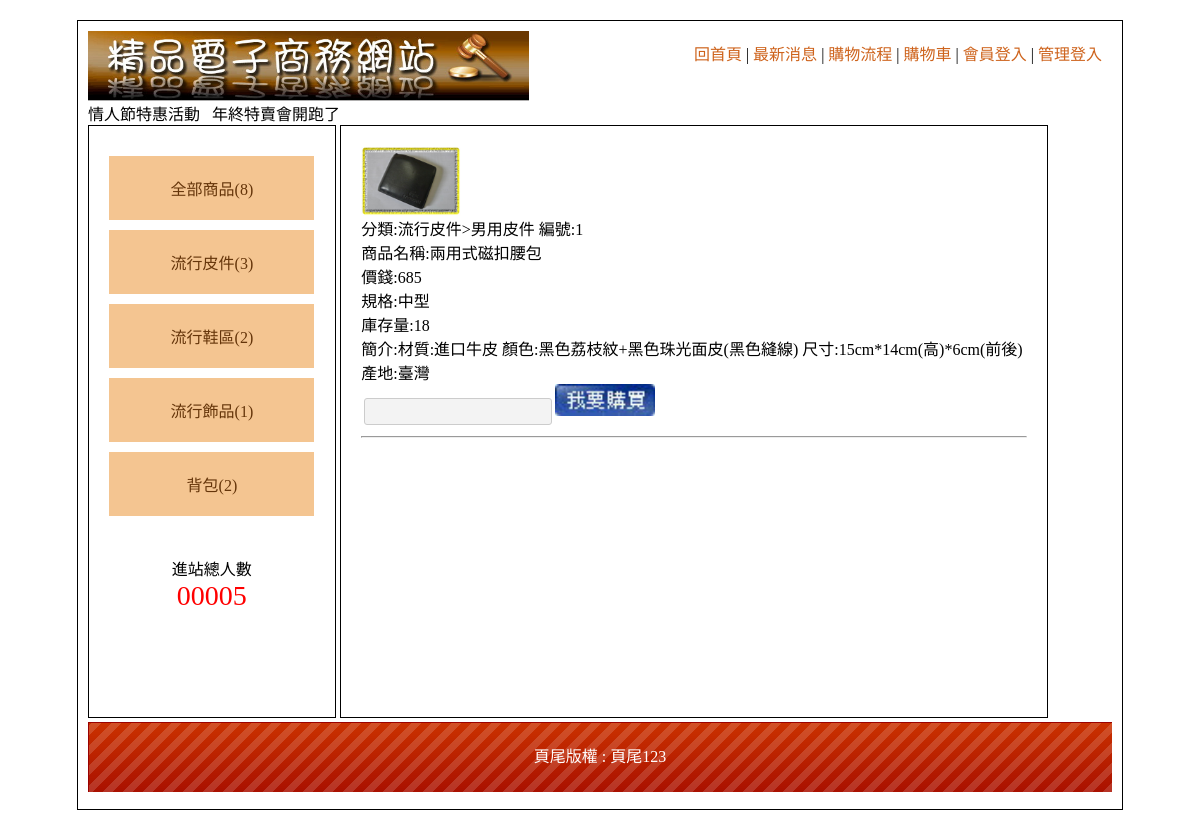
Page /?i=1 on the committed database.
### tables this page shows
CREATE TABLE `cat` (
  `id` int(11) NOT NULL,
  `name` text NOT NULL,
  `parent` int(11) NOT NULL
);

CREATE TABLE `item` (
  `id` int(11) NOT NULL,
  `name` text NOT NULL,
  `price` int(11) NOT NULL,
  `file` text NOT NULL,
  `c1` int(11) NOT NULL,
  `c2` int(11) NOT NULL,
  `qt` int(11) NOT NULL,
  `type` text NOT NULL,
  `text` text NOT NULL,
  `sell` int(11) NOT NULL
);

CREATE TABLE `foot` (
  `foot` text NOT NULL
);

### sql.php (called while the page is built, shortened)
<?php
	$link = mysqli_connect("localhost", "root", "", "dbxx4");
	mysqli_query($link, "set names utf8");
	$footer = mysqli_fetch_array(mysqli_query($link, "select * from foot"))[0];
?>

### index.php (the view, shortened to what this page needs)
<!DOCTYPE html PUBLIC "-//W3C//DTD XHTML 1.0 Transitional//EN" "http://www.w3.org/TR/xhtml1/DTD/xhtml1-transitional.dtd">
<html xmlns="http://www.w3.org/1999/xhtml"><head><meta http-equiv="Content-Type" content="text/html; charset=UTF-8">
<?php
include "sql.php";
$t = mysqli_num_rows(mysqli_query($link, "select * from item where sell = 1"));
?>
<link href="./home_files/css.css" rel="stylesheet" type="text/css">
</head>
<body>
	<div id="main" style="width:1024px; height:768px; padding:10px">
    	<div id="top">
        	<a href="?">
            	<img src="./home_files/0416.jpg" height="70px">
           </a>
                        <div style="padding:10px; float:right">
                <a href="?">回首頁</a> |
                <a href="?do=news">最新消息</a> |
                <a href="?do=look">購物流程</a> |
                <a href="?do=buycart">購物車</a> |
                                <a href="<?=(empty($_SESSION["u"]))?"?do=login":"api.php?do=out"?>"><?=(empty($_SESSION["u"]))?"會員登入":"登出"?></a> |
                                <a href="?do=ain">管理登入</a>
           </div>
                <marquee>情人節特惠活動 &nbsp; 年終特賣會開跑了  </marquee>       </div>
        <div id="left" class="ct">
        	<div style="min-height:400px;">
			<div class='ww'><a href='?c=0'>全部商品(<?=$t?>)</a></div>
			<?php
				$result = mysqli_query($link, "select * from cat where parent = 0");
				while($row = mysqli_fetch_array($result))
				{
					$c = mysqli_num_rows(mysqli_query($link, "select * from item where c1 = '".$row["id"]."'"));
					echo "<div class='ww'><a href='?c=".$row["id"]."'>".$row["name"]."(".$c.")</a>";
					echo "</div>";
				}
			?>
        	            </div>
                        <span>
            	<div>進站總人數</div>
                <div style="color:#f00; font-size:28px;">
                	00005                </div>
            </span>
                    </div>
        <div id="right" style="overflow-y:scroll; height:500px">
		<?php
			$p = "main";
			if($p == "look")	echo "<img src='images/0401.jpg'>";
			else include $p.".php";
		?>
        	        </div>
        <div id="bottom" style="line-height:70px;background:url(icon/bot.png); color:#FFF;" class="ct">
        	頁尾版權 :   <?=$footer?>     </div>
    </div>
</body></html>

### main.php (shortened to what this page needs)
<?php
			if(!empty($_GET["i"]))
			{
				$result = mysqli_query($link, "select * from item where id = '".$_GET["i"]."'");
				$row = mysqli_fetch_array($result);
				$c1 = mysqli_fetch_array(mysqli_query($link, "select name from cat where id = '".$row["c1"]."'"))[0];
				$c2 = mysqli_fetch_array(mysqli_query($link, "select name from cat where id = '".$row["c2"]."'"))[0];
				?>
				<img src="images/<?=$row["file"]?>" width="100px"><br>
				分類:<?=$c1.">".$c2?>
						編號:<?=$row["id"]?><br>
						商品名稱:<?=$row["name"]?><br>
						價錢:<?=$row["price"]?><br>
						規格:<?=$row["type"]?><br>
						庫存量:<?=$row["qt"]?><br>
						簡介:<?=$row["text"]?><br>
						<input type="text" name="qt" id="qt"><img src="images/0402.jpg" width="100px" onclick="buy()"><br>
						<hr>
				<?php
			}
		?>

### home_files/css.css (style rules this page uses)
body { font-family:"微軟正黑體"; }
#main { width:1034px; padding:10px; margin:20px auto 20px auto; border:#000 solid 1px; min-height:768px; }
#top a { color:#CE631C; text-decoration:none; }
#left { display:inline-block; width:20%; padding:2%; min-height:550px; vertical-align:top; border:#000 1px solid; }
#left a { display:block; padding:20px 5px 20px 5px; text-decoration:none; background:#F4C591; margin:10px auto 10px auto; color:#65350A; }
.ct { text-align:center; }
#right { display:inline-block; width:65%; padding:2%; min-height:550px; border:#000 1px solid; }
#bottom { height:70px; background:url(icon/bot.png); background-size:cover; }
input[type=text],input[type=password],input[type=submit],button,.button,input[type=reset],input[type=button],select，textarea,input[type=number] { background:#F3F3F3; border:#CCC 1px solid; border-radius:3px; padding:5px 8px 5px 8px; text-decoration:none; margin:3px; color:#333; }
input[type=text],input[type=password] { width:170px; }

### rows in the picture
cat: name "流行皮件", c "3"
cat: name "流行鞋區", c "2"
cat: name "流行飾品", c "1"
cat: name "背包", c "2"
item: file (picture), c1.name "流行皮件", c2.name "男用皮件", id "1", name "兩用式磁扣腰包", price "685", type "中型", qt "18", text "材質:進口牛皮 顏色:黑色荔枝紋+黑色珠光面皮(黑色縫線) 尺寸:15cm*14cm(高)*6cm(前後) 產地:臺灣"
foot: foot "頁尾123"

### other values in the picture
$t "8"
